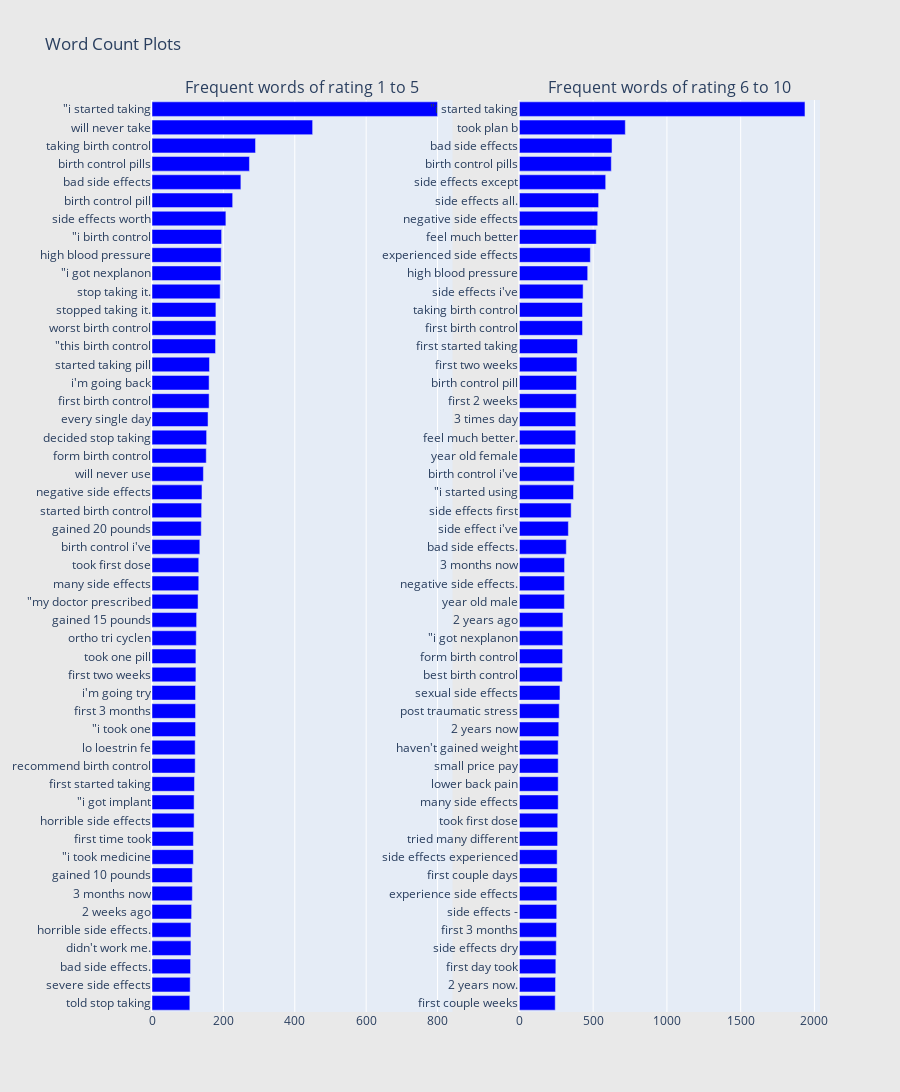

This figure's notebook cell:
### Markdown cell above
**for_3_gram**

### Code cell
plot_ngrams_bar_charts(df_1_5, df_6_10, n_gram=3)    # for 1 gram

### Figure 1 — Plotly figure (JSON) as saved in the notebook; plotly's stock layout.template omitted (floating-point values rounded to 4 significant figures)
{"data": [{"marker": {"color": "blue"}, "orientation": "h", "showlegend": false, "type": "bar", "x": [106, 107, 108, 109, 109, 111, 113, 113, 116, 116, 118, 118, 119, 121, 121, 122, 122, 122, 123, 123, 124, 125, 129, 131, 131, 134, 138, 139, 140, 144, 152, 153, 157, 160, 160, 161, 178, 179, 179, 191, 193, 194, 195, 207, 226, 249, 273, 290, 450, 800], "xaxis": "x", "y": ["told stop taking", "severe side effects", "bad side effects.", "didn&#039;t work me.", "horrible side effects.", "2 weeks ago", "3 months now", "gained 10 pounds", "\"i took medicine", "first time took", "horrible side effects", "\"i got implant", "first started taking", "recommend birth control", "lo loestrin fe", "\"i took one", "first 3 months", "i&#039;m going try", "first two weeks", "took one pill", "ortho tri cyclen", "gained 15 pounds", "\"my doctor prescribed", "many side effects", "took first dose", "birth control i&#039;ve", "gained 20 pounds", "started birth control", "negative side effects", "will never use", "form birth control", "decided stop taking", "every single day", "first birth control", "i&#039;m going back", "started taking pill", "\"this birth control", "worst birth control", "stopped taking it.", "stop taking it.", "\"i got nexplanon", "high blood pressure", "\"i birth control", "side effects worth", "birth control pill", "bad side effects", "birth control pills", "taking birth control", "will never take", "\"i started taking"], "yaxis": "y"}, {"marker": {"color": "blue"}, "orientation": "h", "showlegend": false, "type": "bar", "x": [243, 245, 247, 250, 252, 253, 254, 256, 256, 259, 260, 263, 263, 263, 263, 267, 270, 275, 291, 293, 294, 295, 305, 305, 306, 318, 332, 351, 367, 372, 377, 382, 382, 386, 387, 390, 394, 428, 428, 432, 463, 481, 521, 531, 537, 585, 623, 628, 718, 1936], "xaxis": "x2", "y": ["first couple weeks", "2 years now.", "first day took", "side effects dry", "first 3 months", "side effects -", "experience side effects", "first couple days", "side effects experienced", "tried many different", "took first dose", "many side effects", "lower back pain", "small price pay", "haven&#039;t gained weight", "2 years now", "post traumatic stress", "sexual side effects", "best birth control", "form birth control", "\"i got nexplanon", "2 years ago", "year old male", "negative side effects.", "3 months now", "bad side effects.", "side effect i&#039;ve", "side effects first", "\"i started using", "birth control i&#039;ve", "year old female", "feel much better.", "3 times day", "first 2 weeks", "birth control pill", "first two weeks", "first started taking", "first birth control", "taking birth control", "side effects i&#039;ve", "high blood pressure", "experienced side effects", "feel much better", "negative side effects", "side effects all.", "side effects except", "birth control pills", "bad side effects", "took plan b", "\"i started taking"], "yaxis": "y2"}], "layout": {"annotations": [{"font": {"size": 16}, "showarrow": false, "text": "Frequent words of rating 1 to 5", "x": 0.225, "xanchor": "center", "xref": "paper", "y": 1, "yanchor": "bottom", "yref": "paper"}, {"font": {"size": 16}, "showarrow": false, "text": "Frequent words of rating 6 to 10", "x": 0.775, "xanchor": "center", "xref": "paper", "y": 1, "yanchor": "bottom", "yref": "paper"}], "height": 1200, "paper_bgcolor": "rgb(233,233,233)", "title": {"text": "Word Count Plots"}, "width": 900, "xaxis": {"anchor": "y", "autorange": true, "domain": [0, 0.45], "range": [0, 842.1], "type": "linear"}, "xaxis2": {"anchor": "y2", "autorange": true, "domain": [0.55, 1], "range": [0, 2038.0], "type": "linear"}, "yaxis": {"anchor": "x", "autorange": true, "domain": [0, 1], "range": [-0.5, 49.5], "type": "category"}, "yaxis2": {"anchor": "x2", "autorange": true, "domain": [0, 1], "range": [-0.5, 49.5], "type": "category"}}}
